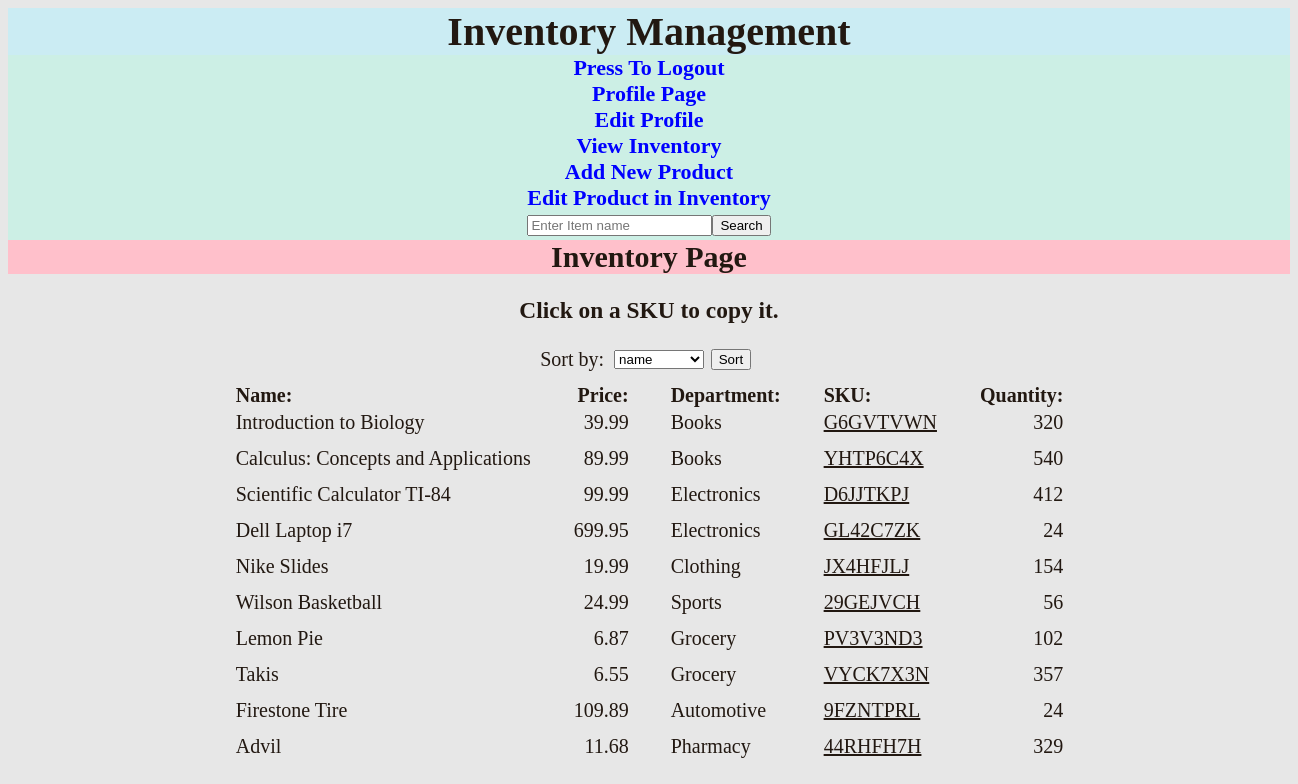
The app's page /inventory_page (signed in) with its own data.
### models.py (models this page shows, shortened)
class Inventory(db.Model):
    id = db.Column(db.Integer, primary_key=True)
    name = db.Column(db.String(100))
    price = db.Column(db.Float(100))
    department = db.Column(db.String(100))
    sku = db.Column(db.String(100), unique=True)
    quantity = db.Column(db.Integer)

### views.py (the view, shortened to what this page needs)
@views.route("inventory_page", methods=["GET", "POST"])
@login_required
def inventory_page():
    sort_options = ['name', 'price', 'department', 'sku', 'quantity']
    inventory = Inventory.query.all()
    return render_template('inventory.html', inventory=inventory, sort_options=sort_options)

### app.py (called while the page is built)
@login_manager.user_loader
def load_user(id):  # This function tracks which user is logged in via the session.
    from models import Users
    return db.session.get(Users, int(id))

@app.before_request
def create_tables(): # This function generates the database tables.
    db.create_all()

### templates/inventory.html (shortened to what this page needs)
{% extends "index.html" %}
{% block label %}Inventory Page{% endblock %}
{% block content %}
<h3>Click on a SKU to copy it.</h3>
<form  id="sort_form" method="POST" action="{{ url_for('views.inventory_page') }}">
        <label for="sort_key">Sort by:</label>
        <select name="sort_key" id="sort_key">
            {% for option in sort_options %}
                <option value="{{ option }}">{{ option }}</option>
            {% endfor %}
        </select>
        <button type="submit">Sort</button>
    </form>
<div class="inventory_wrapper" style="text-align: left">
    <table id="inventory_table" style="margin: 0 auto">
        <tr>
            <th style="padding-right: 40px">Name:</th>
            <th style="text-align: right; padding-right: 0px">Price:</th>
            <th style="padding-left: 40px; padding-right: 40px">Department:</th>
            <th style="padding-right: 40px">SKU:</th>
            <th style="text-align: right; padding-right: 0px">Quantity:</th>
        </tr>
        {% for product in inventory %}
        <tr>
            <td style="padding-right: 40px; padding-bottom: 10px;">{{ product.name }}</td>
            <td style="text-align: right; padding-right: 0px; padding-bottom: 10px">{{ product.price }}</td>
            <td style="padding-right: 40px; padding-bottom: 10px; padding-left: 40px">{{ product.department }}</td>
            <td onclick="copyToClipboard('{{ product.sku }}')" style="padding-right: 40px; padding-bottom: 10px; text-decoration-line: underline; cursor: pointer">{{ product.sku }}</td>
            <td style="text-align: right; padding-right: 0px; padding-bottom: 10px">{{ product.quantity }}</td>
        </tr>
        {% endfor %}
    </table>
</div>
{% endblock %}

### templates/index.html (shortened to what this page needs)
<!doctype html>
<html lang="en">
<head>
    <link rel="stylesheet" type="text/css" href="{{ url_for('static', filename='style.css')}}">
</head>
<body>
<div id="wrapper">
    <Header>
        <h1>
            Inventory Management
        </h1>
    </Header>
    <nav>
        <a href="{{ url_for('views.logout')}}">Press To Logout</a><br>
        {% if current_user.role == 'admin' %}
        <a href="{{ url_for('views.profile_page')}}">Profile Page</a><br>
        {% endif %}
        <a href="{{ url_for('views.edit_profile')}}"> Edit Profile</a><br>
        <a href="{{ url_for('views.inventory_page')}}">View Inventory</a><br>
        <a href="{{ url_for('views.product_add')}}">Add New Product</a><br>
        <a href="{{ url_for('views.inventory_edit')}}"> Edit Product in Inventory</a><br>
    </nav>
    <div id="search">
        <form style="padding-top: 4px;padding-bottom: 4px; justify-content:center; display: flex;" action="/search" method="post" >
            <input type="text" name="search" placeholder="Enter Item name">
            <input type="submit" value="Search">
        </form>
    </div>
    <h1 id="page_label">{% block label %}Home Page{% endblock %}</h1>
    {% block content %}{% endblock %}
</div>
</body>
</html>

### static/style.css (style rules this page uses)
body { background-color: #e7e7e7; color: #221811; }
nav { font-weight: bold; text-align: center; font-size: 22px; margin-bottom: 0em; background-color: rgba(181, 246, 227, 0.54) }
nav a { text-decoration: none }
nav a:link { color: blue; }
h1 { background-color: rgba(179, 242, 255, 0.52); text-align: center; margin-top: 0px; margin-bottom: 0px; }
p,h2,h3,h4 { text-align: center; padding-left: 1em; padding-right: 1em; }
#wrapper { min-width: 1280px; min-height: 720px; font-size: 20px }
#page_label { font-weight: bold; font-size: 30px; background-color: pink; }
#search { background-color: rgba(181, 246, 227, 0.54) }
#sort_form { display: flex; justify-content: center; align-items: center; margin-top: 0px; margin-bottom: 10px; }
#sort_form label,select,button { margin-right: 0.5em; }

### records on screen
Inventory: name "Introduction to Biology", price "39.99", department "Books", sku "G6GVTVWN", quantity "320"
Inventory: name "Calculus: Concepts and Applications", price "89.99", department "Books", sku "YHTP6C4X", quantity "540"
Inventory: name "Scientific Calculator TI-84", price "99.99", department "Electronics", sku "D6JJTKPJ", quantity "412"
Inventory: name "Dell Laptop i7", price "699.95", department "Electronics", sku "GL42C7ZK", quantity "24"
Inventory: name "Nike Slides", price "19.99", department "Clothing", sku "JX4HFJLJ", quantity "154"
Inventory: name "Wilson Basketball", price "24.99", department "Sports", sku "29GEJVCH", quantity "56"
Inventory: name "Lemon Pie", price "6.87", department "Grocery", sku "PV3V3ND3", quantity "102"
Inventory: name "Takis", price "6.55", department "Grocery", sku "VYCK7X3N", quantity "357"
Inventory: name "Firestone Tire", price "109.89", department "Automotive", sku "9FZNTPRL", quantity "24"
Inventory: name "Advil", price "11.68", department "Pharmacy", sku "44RHFH7H", quantity "329"

### other values on screen
form field sort_key "name"
